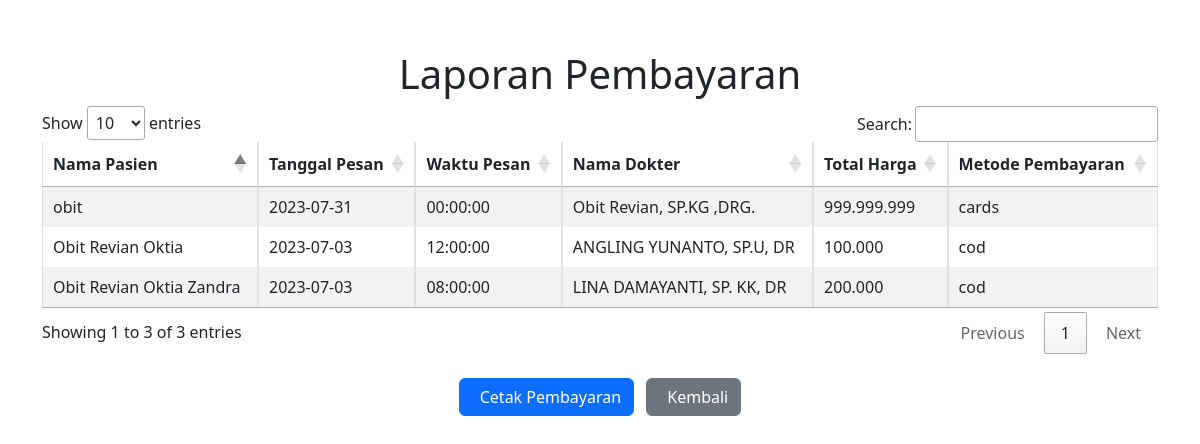
/historyPembayaran.php, run on the app's committed database.
### tables this page shows
CREATE TABLE `pembayaran` (
  `id` int(10) NOT NULL,
  `nama` varchar(100) NOT NULL,
  `tanggal` date NOT NULL,
  `waktu` time NOT NULL,
  `dokter` varchar(100) NOT NULL,
  `harga` varchar(50) NOT NULL,
  `metode` varchar(100) NOT NULL
);

### historyPembayaran.php (the view, shortened to what this page needs)
<!DOCTYPE html>
<html lang="en">
<head>
    <link rel="stylesheet" href="https://cdn.datatables.net/1.13.4/css/jquery.dataTables.min.css">
    <link rel="stylesheet" href="https://cdn.jsdelivr.net/npm/bootstrap@5.3.0-alpha3/dist/css/bootstrap.min.css">
</head>
<body>
    <div class="container">
        <h1 style="text-align: center;">Laporan Pembayaran</h1>
        <table id="myTable" class="table table-striped table-bordered">
            <thead>
                <tr>
                    <th>Nama Pasien</th>
                    <th>Tanggal Pesan</th>
                    <th>Waktu Pesan</th>
                    <th>Nama Dokter</th>
                    <th>Total Harga</th>
                    <th>Metode Pembayaran</th>
                </tr>
            </thead>
            <tbody>
                <?php
                include 'koneksi.php';
                $sql = "SELECT * FROM pembayaran";
                $result = $conn->query($sql);
                if ($result->num_rows > 0) {
                    while ($row = $result->fetch_assoc()) {
                        echo "<tr>";
                        echo "<td>" . $row['nama'] . "</td>";
                        echo "<td>" . $row['tanggal'] . "</td>";
                        echo "<td>" . $row['waktu'] . "</td>";
                        echo "<td>" . $row['dokter'] . "</td>";
                        echo "<td>" . $row['harga'] . "</td>";
                        echo "<td>" . $row['metode'] . "</td>";
                        echo "</tr>";
                    }
                }
                ?>
            </tbody>
        </table>
        <div class="text-center mt-4">
            <button class="btn btn-primary me-2" onclick="printInvoice()">
                <i class="bi bi-printer-fill me-2"></i>Cetak Pembayaran
            </button>
            <a href="homePasien.php" class="btn btn-secondary">
                <i class="bi bi-arrow-left me-2"></i>Kembali
            </a>
        </div>
    </div>
</body>
</html>

### historyPembayaran.php (style rules this page uses)
.container { margin-top: 50px; }

### data on the page
pembayaran: nama "Obit Revian Oktia", tanggal "2023-07-03", waktu "12:00:00", dokter "ANGLING YUNANTO, SP.U, DR", harga "100.000", metode "cod"
pembayaran: nama "Obit Revian Oktia Zandra", tanggal "2023-07-03", waktu "08:00:00", dokter "LINA DAMAYANTI, SP. KK, DR", harga "200.000", metode "cod"
pembayaran: nama "obit", tanggal "2023-07-31", waktu "00:00:00", dokter "Obit Revian, SP.KG ,DRG.", harga "999.999.999", metode "cards"
